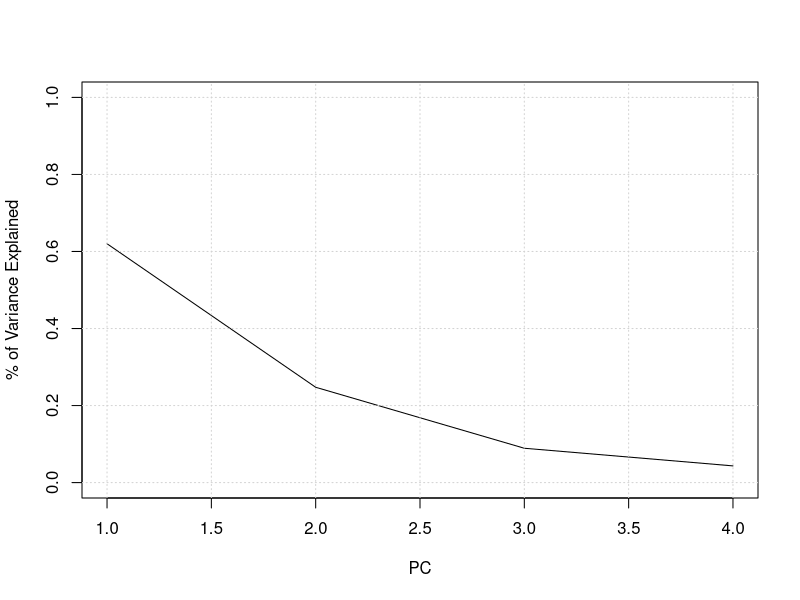
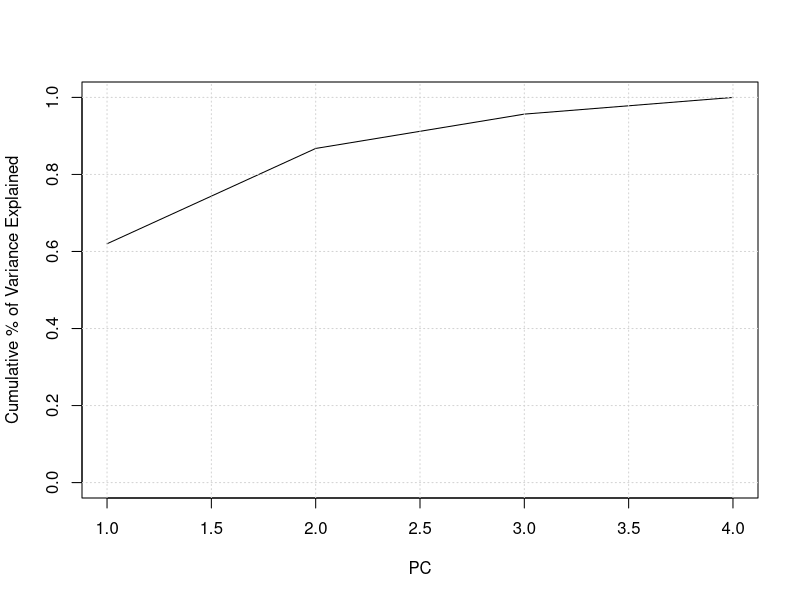
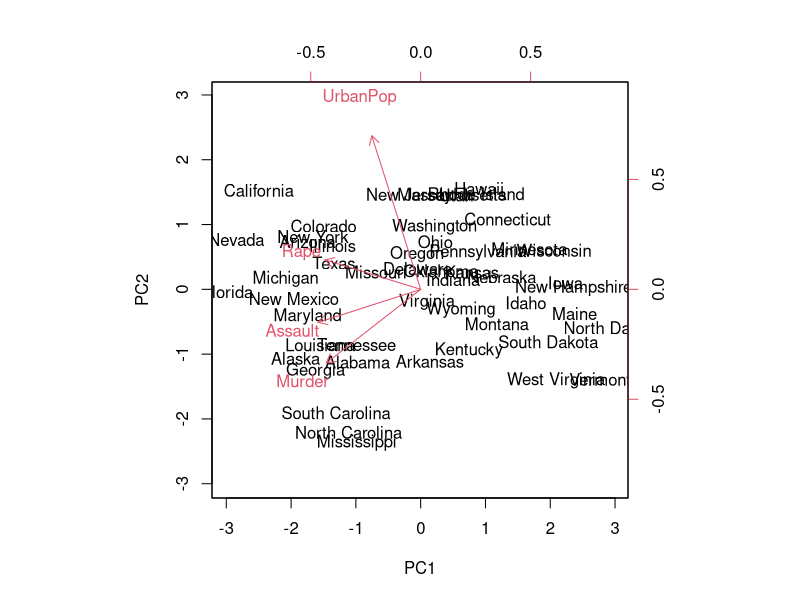
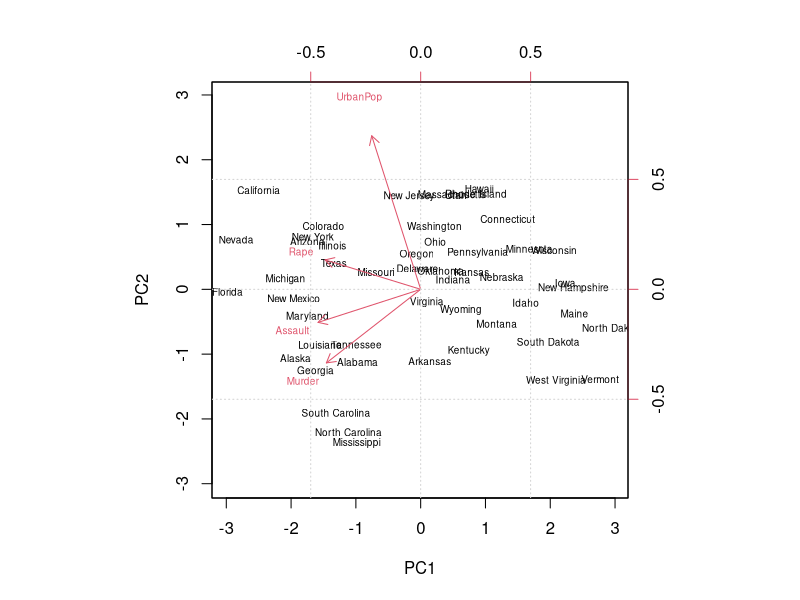
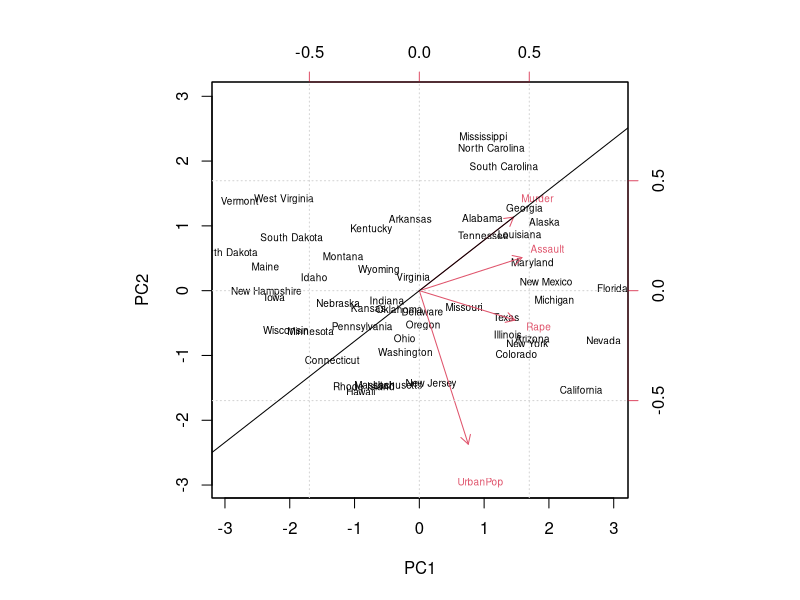

Generate these figures, in order, with R:
# pca.r    James p401

d1=USArrests
dim(d1)             # [1] 50  4
head(d1)                            

# a) Compare eigenvalues & variances
#=============================================================
summary(d1)
#      Murder          Assault         UrbanPop          Rape      
#  Min.   : 0.800   Min.   : 45.0   Min.   :32.00   Min.   : 7.30  
#  1st Qu.: 4.075   1st Qu.:109.0   1st Qu.:54.50   1st Qu.:15.07  
#  Median : 7.250   Median :159.0   Median :66.00   Median :20.10  
#  Mean   : 7.788   Mean   :170.8   Mean   :65.54   Mean   :21.23  
#  3rd Qu.:11.250   3rd Qu.:249.0   3rd Qu.:77.75   3rd Qu.:26.18  
#  Max.   :17.400   Max.   :337.0   Max.   :91.00   Max.   :46.00  

# covariance matrix
var(d1)
#              Murder   Assault   UrbanPop      Rape
# Murder    18.970465  291.0624   4.386204  22.99141
# Assault  291.062367 6945.1657 312.275102 519.26906
# UrbanPop   4.386204  312.2751 209.518776  55.76808
# Rape      22.991412  519.2691  55.768082  87.72916
apply(d1,2,var)
#     Murder    Assault   UrbanPop       Rape 
#   18.97047 6945.16571  209.51878   87.72916 
apply(d1,2,sd)
#    Murder   Assault  UrbanPop      Rape 
#  4.355510 83.337661 14.474763  9.366385 

eigen(var(d1))
# $values
# [1] 7011.114851  201.992366   42.112651    6.164246
# $vectors
#             [,1]        [,2]        [,3]        [,4]
# [1,] -0.04170432  0.04482166  0.07989066  0.99492173
# [2,] -0.99522128  0.05876003 -0.06756974 -0.03893830
# [3,] -0.04633575 -0.97685748 -0.20054629  0.05816914
# [4,] -0.07515550 -0.20071807  0.97408059 -0.07232502

sum(eigen(var(d1))$values)  #[1] 7261.384
sum(diag(var(d1)))          #[1] 7261.384
# sum of eigenvalues = sum variances
# means and variances very differents, need to standardize

# b) Find principal components (scaled data)
#=============================================================

m1=prcomp(d1, scale=T)
names(m1)   
# [1] "sdev"     "rotation" "center"   "scale"    "x"       

# mean and sd of d1 (by default prcomp assumes center=T)

m1$center
#  Murder  Assault UrbanPop     Rape 
#   7.788  170.760   65.540   21.232 
m1$scale
#   Murder   Assault  UrbanPop      Rape 
# 4.355510 83.337661 14.474763  9.366385 

# PC loading (eigen) vectors in the rotation matrix 

m1$rotation
#                 PC1        PC2        PC3         PC4
# Murder   -0.5358995  0.4181809 -0.3412327  0.64922780
# Assault  -0.5831836  0.1879856 -0.2681484 -0.74340748
# UrbanPop -0.2781909 -0.8728062 -0.3780158  0.13387773
# Rape     -0.5434321 -0.1673186  0.8177779  0.08902432

# sqrt(eigenvalues)
m1$sdev
# 1.5748783 0.9948694 0.5971291 0.4164494

# score vectors
d2 = m1$x
apply(d2,2,sd)
#       PC1       PC2       PC3       PC4 
# 1.5748783 0.9948694 0.5971291 0.4164494 

# eigen() function
#=============================================================

cova=var(scale(d1))
#              Murder   Assault   UrbanPop      Rape
# Murder   1.00000000 0.8018733 0.06957262 0.5635788
# Assault  0.80187331 1.0000000 0.25887170 0.6652412
# UrbanPop 0.06957262 0.2588717 1.00000000 0.4113412
# Rape     0.56357883 0.6652412 0.41134124 1.0000000

m2 = eigen(cova)
#$values
#[1] 2.4802416 0.9897652 0.3565632 0.1734301
#$vectors
#          [,1]       [,2]       [,3]        [,4]
#[1,] 0.5358995  0.4181809 -0.3412327  0.64922780
#[2,] 0.5831836  0.1879856 -0.2681484 -0.74340748
#[3,] 0.2781909 -0.8728062 -0.3780158  0.13387773
#[4,] 0.5434321 -0.1673186  0.8177779  0.08902432

# covariance matrix of transformed data
var(d2)
#               PC1           PC2           PC3           PC4
# PC1  2.480242e+00  6.706371e-17  4.573978e-17 -3.198568e-16
# PC2  6.706371e-17  9.897652e-01 -9.581526e-17 -1.516830e-16
# PC3  4.573978e-17 -9.581526e-17  3.565632e-01  5.281033e-17
# PC4 -3.198568e-16 -1.516830e-16  5.281033e-17  1.734301e-01

# Big lambda diagonal matrix (eigenvalues in diagonal)
# eigenvalues in main diagonal
sum(diag(var(d2)))      # 4
# covariances (off diagonal) all equal to 0  (PCs uncorrelated)
# PC1 with largest variance across states

# Use eigenvectors to define the PC variables.
#=====================================================================
               
m1$rotation
#                 PC1        PC2        PC3         PC4
# Murder   -0.5358995  0.4181809 -0.3412327  0.64922780
# Assault  -0.5831836  0.1879856 -0.2681484 -0.74340748
# UrbanPop -0.2781909 -0.8728062 -0.3780158  0.13387773
# Rape     -0.5434321 -0.1673186  0.8177779  0.08902432

# PC1 = 0.536 Murder + 0.58Assault + 0.28 UrbanPop + 0.543 Rape
# A weighted average of crime rates (almost exclude UrbanPop)

# PC2 = 0.4 Murder - 0.87 UrbanPop
# Weighted average of Urban Pop and Murder


# transformed variables in the principal components space.
#==============================================================
# eigenvectors span a new p-dimensional space
# score vectors are the transformed observations in this new space
d2 = m1$x
head(d2)
#                  PC1        PC2         PC3          PC4
# Alabama    -0.9756604  1.1220012 -0.43980366  0.154696581
# Alaska     -1.9305379  1.0624269  2.01950027 -0.434175454
# Arizona    -1.7454429 -0.7384595  0.05423025 -0.826264240
# Arkansas    0.1399989  1.1085423  0.11342217 -0.180973554
# California -2.4986128 -1.5274267  0.59254100 -0.338559240
# Colorado   -1.4993407 -0.9776297  1.08400162  0.001450164
tail(m1$x)
#                     PC1        PC2         PC3        PC4
# Vermont       2.7732561  1.3881944  0.83280797 -0.1434337
# Virginia      0.0953667  0.1977278  0.01159482  0.2092464
# Washington    0.2147234 -0.9603739  0.61859067 -0.2186282
# West Virginia 2.0873931  1.4105263  0.10372163  0.1305831
# Wisconsin     2.0588120 -0.6051251 -0.13746933  0.1822534
# Wyoming       0.6231006  0.3177866 -0.23824049 -0.1649769


# Variance of the PCs are the eigenvalues 
#================================================================

apply(d2,2,var)
#       PC1       PC2       PC3       PC4 
# 2.4802416 0.9897652 0.3565632 0.1734301 

# proportion of variance explained (PVE) by each PC
#============================================================

# variance of PCs
aux=m1$sdev^2
#  2.4802416 0.9897652 0.3565632 0.1734301

sum(aux)   # 4
pve=aux/sum(aux)
# [1] 0.62006039 0.24744129 0.08914080 0.04335752

m2$values/4
# [1] 0.62006039 0.24744129 0.08914080 0.04335752
# each eigenvalue divided by 4

cumsum(pve) # [1] 0.6200604 0.8675017 0.9566425 1.0000000
#  87% variability in the dataset explained by PC1 & PC2

# plots
plot(pve, xlab="PC", ylab="% of Variance Explained", ylim=c(0,1),type='l')
grid()

plot(cumsum(pve), xlab="PC", ylab="Cumulative % of Variance Explained", ylim=c(0,1),type='l')
grid()

# biplots
#============================================================

biplot(m1, scale=0)
biplot(m1, scale=0,cex=0.6)
grid()

# mirror image
m1$rotation=-m1$rotation
m1$x=-m1$x
biplot(m1, scale=0,cex=0.6)
grid()
# axis found in 1st two cols of rotation matrix

rot=m1$rotation
#                PC1        PC2        PC3         PC4
# Murder   0.5358995 -0.4181809  0.3412327 -0.64922780
# Assault  0.5831836 -0.1879856  0.2681484  0.74340748
# UrbanPop 0.2781909  0.8728062  0.3780158 -0.13387773
# Rape     0.5434321  0.1673186 -0.8177779 -0.08902432

# Murder axis
slope1=rot[1,2]/rot[1,1]
slope1   # -0.7803345
abline(0,slope1)

# interpret the PCs
#=================================================================

# states are the observations

# states with large values in PC1 have high crime rates 
#       (PC1 weights -col1- in rotation are 0.5359, 0.5831, 0.5434)
# California, Nevada, Florida   vs   North Dakota, Vermont                                    

# states with large values in PC2 have high urban areas
#       (PC2 largest weight -col2- in rotation is 0.8728)
# California  vs   Mississippi 

# original vs transformed values
#============================================================
d3=data.frame(d1,d2)
head(d3)
#            Murder Assault UrbanPop Rape        PC1        PC2         PC3          PC4
# Alabama      13.2     236       58 21.2 -0.9756604  1.1220012 -0.43980366  0.154696581
# Alaska       10.0     263       48 44.5 -1.9305379  1.0624269  2.01950027 -0.434175454
# Arizona       8.1     294       80 31.0 -1.7454429 -0.7384595  0.05423025 -0.826264240
# Arkansas      8.8     190       50 19.5  0.1399989  1.1085423  0.11342217 -0.180973554
# California    9.0     276       91 40.6 -2.4986128 -1.5274267  0.59254100 -0.338559240
# Colorado      7.9     204       78 38.7 -1.4993407 -0.9776297  1.08400162  0.001450164
tail(d3)
#               Murder Assault UrbanPop Rape       PC1        PC2         PC3        PC4
# Vermont          2.2      48       32 11.2 2.7732561  1.3881944  0.83280797 -0.1434337
# Virginia         8.5     156       63 20.7 0.0953667  0.1977278  0.01159482  0.2092464
# Washington       4.0     145       73 26.2 0.2147234 -0.9603739  0.61859067 -0.2186282
# West Virginia    5.7      81       39  9.3 2.0873931  1.4105263  0.10372163  0.1305831
# Wisconsin        2.6      53       66 10.8 2.0588120 -0.6051251 -0.13746933  0.1822534
# Wyoming          6.8     161       60 15.6 0.6231006  0.3177866 -0.23824049 -0.1649769
